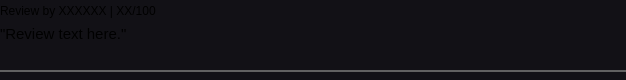
<?xml version="1.0" encoding="UTF-8"?>
<ui version="4.0">
 <class>ListWidget</class>
 <widget class="QWidget" name="ListWidget">
  <property name="geometry">
   <rect>
    <x>0</x>
    <y>0</y>
    <width>626</width>
    <height>80</height>
   </rect>
  </property>
  <property name="sizePolicy">
   <sizepolicy hsizetype="Fixed" vsizetype="Fixed">
    <horstretch>0</horstretch>
    <verstretch>0</verstretch>
   </sizepolicy>
  </property>
  <property name="windowTitle">
   <string>Form</string>
  </property>
  <property name="styleSheet">
   <string notr="true">background-color: #121116;</string>
  </property>
  <widget class="QFrame" name="reviewFrame">
   <property name="geometry">
    <rect>
     <x>0</x>
     <y>70</y>
     <width>626</width>
     <height>2</height>
    </rect>
   </property>
   <property name="styleSheet">
    <string notr="true">background-color: #7E7E7E;</string>
   </property>
   <property name="frameShape">
    <enum>QFrame::StyledPanel</enum>
   </property>
   <property name="frameShadow">
    <enum>QFrame::Raised</enum>
   </property>
  </widget>
  <widget class="QLabel" name="reviewerScore">
   <property name="geometry">
    <rect>
     <x>0</x>
     <y>3</y>
     <width>626</width>
     <height>16</height>
    </rect>
   </property>
   <property name="text">
    <string>Review by XXXXXX | XX/100</string>
   </property>
  </widget>
  <widget class="QLabel" name="review">
   <property name="geometry">
    <rect>
     <x>0</x>
     <y>25</y>
     <width>626</width>
     <height>41</height>
    </rect>
   </property>
   <property name="sizePolicy">
    <sizepolicy hsizetype="Preferred" vsizetype="Maximum">
     <horstretch>0</horstretch>
     <verstretch>0</verstretch>
    </sizepolicy>
   </property>
   <property name="font">
    <font>
     <pointsize>11</pointsize>
    </font>
   </property>
   <property name="text">
    <string>&quot;Review text here.&quot;</string>
   </property>
   <property name="alignment">
    <set>Qt::AlignLeading|Qt::AlignLeft|Qt::AlignTop</set>
   </property>
  </widget>
  <zorder>reviewerScore</zorder>
  <zorder>review</zorder>
  <zorder>reviewFrame</zorder>
 </widget>
 <resources/>
 <connections/>
</ui>
